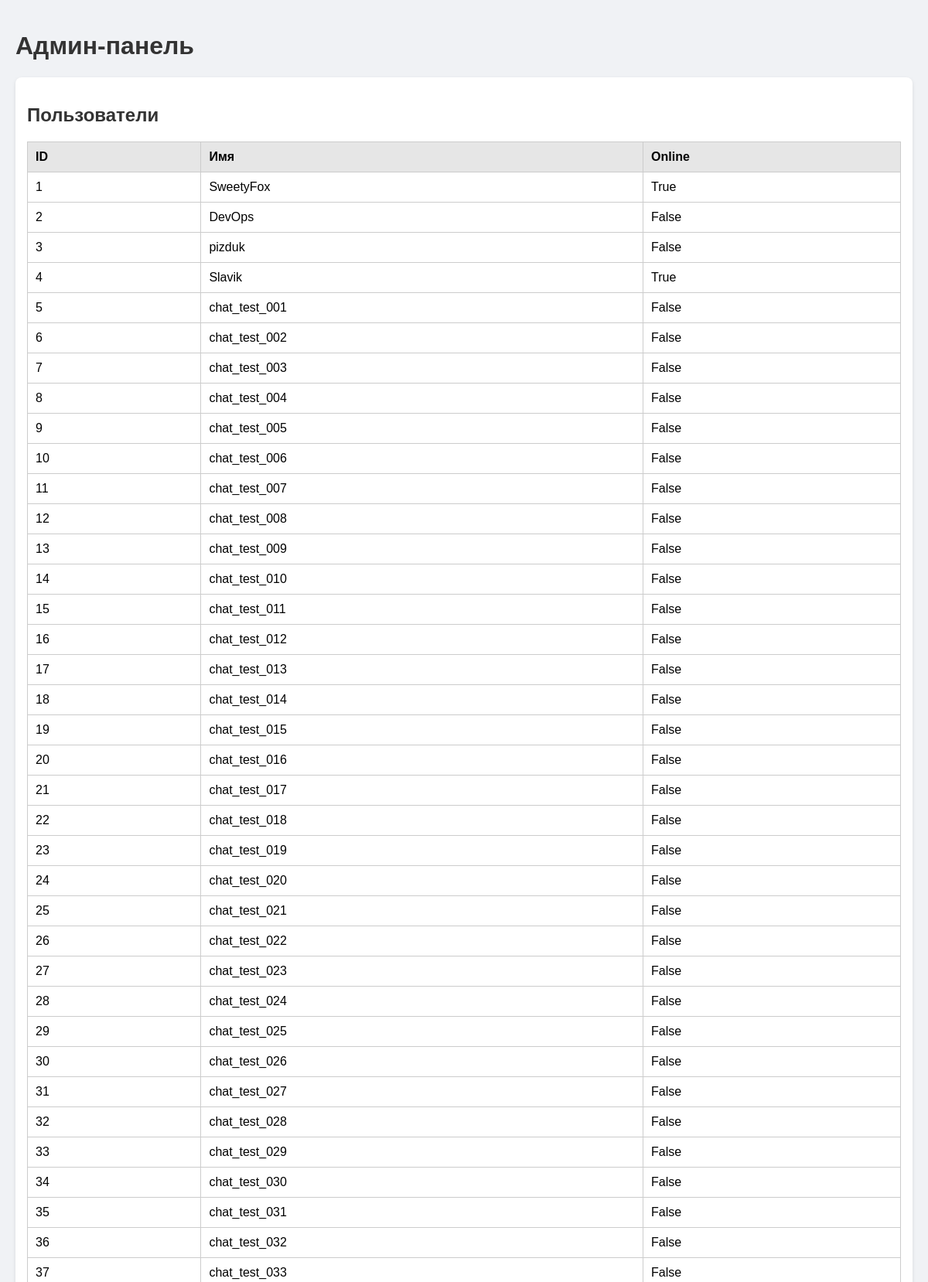
The page /admin (upper part) on the database its author committed.
### backend/stuff/db.py (models this page shows, shortened)
class User(db.Model):
    __tablename__ = 'users'
    _id = db.Column(db.Integer, primary_key=True)
    name = db.Column(db.String(100), nullable=False, unique=True)  # можно 150, если нужно
    password = db.Column(db.String(512), nullable=False)
    messages = db.relationship('Message', back_populates='sender', lazy=True)
    isActive = db.Column(db.Boolean, default=False)

### backend/stuff/routes.py (the view)
    @app.route('/admin')
    def admin():
        users_list = User.query.all()
        message_list = Message.query.all()
        chats_raw = Chat.query.all()
        chats = []
        for chat in chats_raw:
            participant_names = []
            for p in chat.participants:
                if p.user:
                    participant_names.append(p.user.name)
                else:
                    print(f"Warning: ChatParticipant {p._id} has no valid user")
            chats.append({
                "id": chat._id,
                "name": chat.name,
                "is_group": chat.is_group,
                "creator_id": chat.creator_id,
                "participants": participant_names
            })
        return render_template("Users.html", users=users_list, chats=chats, messages=message_list)

### backend/stuff/templates/Users.html (shortened to what this page needs)
<!DOCTYPE html>
<html lang="ru">
<head>
</head>
<body>
    <h1>Админ-панель</h1>
    <div class="card">
        <h2>Пользователи</h2>
        <table>
            <thead>
                <tr>
                    <th>ID</th>
                    <th>Имя</th>
                    <th>Online</th>
                </tr>
            </thead>
            <tbody>
                {% for user in users %}
                <tr>
                    <td>{{ user._id }}</td>
                    <td>{{ user.name }}</td>
                    <td>{{ user.isActive }}</td>
                </tr>
                {% else %}
                <tr>
                    <td colspan="2">Пользователи не найдены</td>
                </tr>
                {% endfor %}
            </tbody>
        </table>
    </div>
</body>
</html>

### backend/stuff/templates/Users.html (style rules this page uses)
body { font-family: Arial, sans-serif; background-color: #f0f2f5; margin: 0; padding: 20px; }
h1, h2, h3 { color: #333; }
table { width: 100%; border-collapse: collapse; margin-bottom: 20px; }
table, th, td { border: 1px solid #ccc; }
th, td { padding: 10px; text-align: left; }
th { background-color: #e6e6e6; }
.card { background-color: white; border-radius: 8px; padding: 15px; margin-bottom: 20px; box-shadow: 0 2px 5px rgba(0,0,0,0.1); }

### rows shown on the page
User: _id "1", name "SweetyFox", isActive "True"
User: _id "2", name "DevOps", isActive "False"
User: _id "3", name "pizduk", isActive "False"
User: _id "4", name "Slavik", isActive "True"
User: _id "5", name "chat_test_001", isActive "False"
User: _id "6", name "chat_test_002", isActive "False"
User: _id "7", name "chat_test_003", isActive "False"
User: _id "8", name "chat_test_004", isActive "False"
User: _id "9", name "chat_test_005", isActive "False"
User: _id "10", name "chat_test_006", isActive "False"
User: _id "11", name "chat_test_007", isActive "False"
User: _id "12", name "chat_test_008", isActive "False"
User: _id "13", name "chat_test_009", isActive "False"
User: _id "14", name "chat_test_010", isActive "False"
User: _id "15", name "chat_test_011", isActive "False"
User: _id "16", name "chat_test_012", isActive "False"
User: _id "17", name "chat_test_013", isActive "False"
User: _id "18", name "chat_test_014", isActive "False"
User: _id "19", name "chat_test_015", isActive "False"
User: _id "20", name "chat_test_016", isActive "False"
User: _id "21", name "chat_test_017", isActive "False"
User: _id "22", name "chat_test_018", isActive "False"
User: _id "23", name "chat_test_019", isActive "False"
User: _id "24", name "chat_test_020", isActive "False"
User: _id "25", name "chat_test_021", isActive "False"
User: _id "26", name "chat_test_022", isActive "False"
User: _id "27", name "chat_test_023", isActive "False"
User: _id "28", name "chat_test_024", isActive "False"
User: _id "29", name "chat_test_025", isActive "False"
User: _id "30", name "chat_test_026", isActive "False"
User: _id "31", name "chat_test_027", isActive "False"
User: _id "32", name "chat_test_028", isActive "False"
User: _id "33", name "chat_test_029", isActive "False"
User: _id "34", name "chat_test_030", isActive "False"
User: _id "35", name "chat_test_031", isActive "False"
User: _id "36", name "chat_test_032", isActive "False"
User: _id "37", name "chat_test_033", isActive "False"
